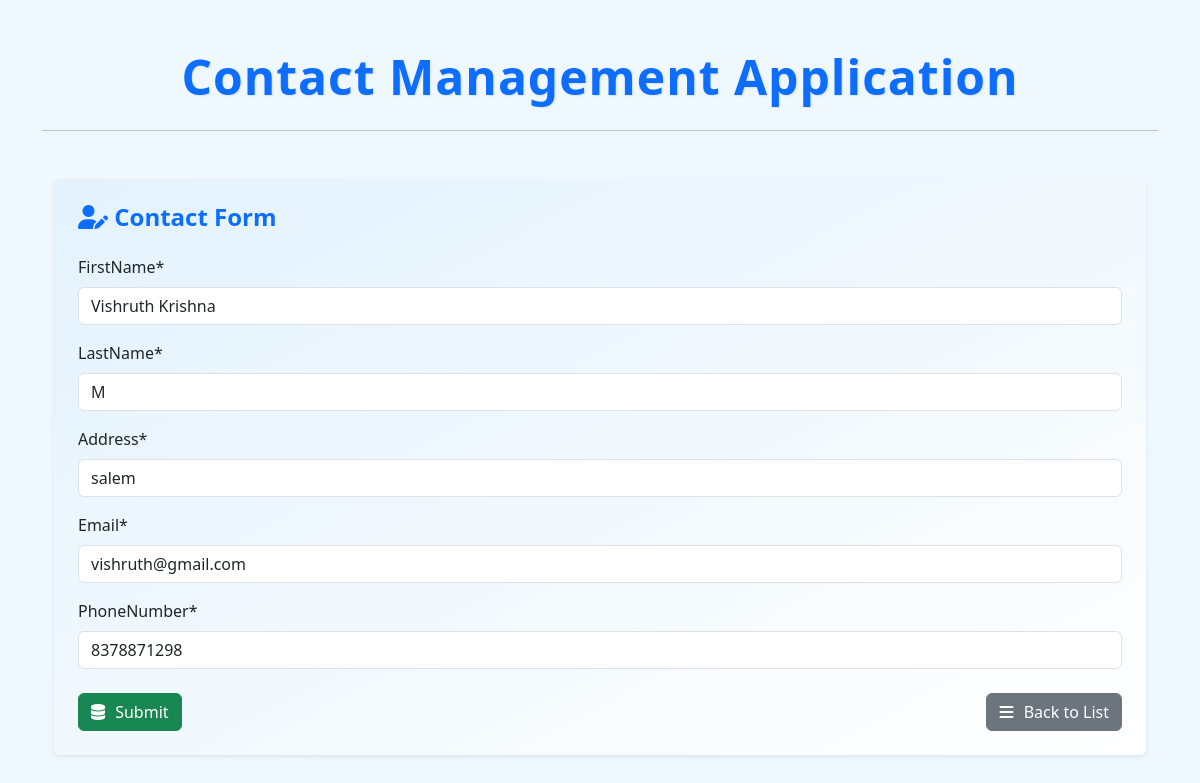
The app's page /contacts/11/ with its own data.
### contacts/models.py (models this page shows, shortened)
class ContactDetails(models.Model):
    ID = models.BigAutoField(primary_key=True)
    FirstName = models.CharField(max_length=200)
    LastName = models.CharField(max_length=200)
    Address = models.CharField(max_length=200)
    Email = models.EmailField(max_length=200, unique=True)
    PhoneNumber = models.CharField(max_length=10, unique=True)
    class Meta:
        unique_together = ('FirstName','LastName')

### contacts/views.py (the view, shortened to what this page needs)
# urls.py: path('',views.contact_form,name='contact_insert'), #get and post req for insert
def contact_form(request, id=0):
    if request.method == "GET":
        if id == 0:
            form = ContactForm()
        else:
            contact = get_object_or_404(ContactDetails, pk=id)
            form = ContactForm(instance=contact)
        return render(request, "contact_details/contact_form.html", {'form': form})

### contacts/forms.py (shortened to what this page needs)
class ContactForm(forms.ModelForm):
    class Meta:
        model = ContactDetails
        fields = '__all__'

### contacts/templates/contact_details/contact_form.html (shortened to what this page needs)
{% extends "contact_details/base.html" %}
{% load crispy_forms_tags %}
{% block content %}
<div class="container mt-5">
  <div class="card-sky shadow-sm p-4 rounded">
    <h4 class="mb-4 text-primary fw-semibold">
      <i class="fas fa-user-edit"></i> Contact Form
    </h4>
    <form method="post" autocomplete="off">
      {{ form|crispy }}
      <div class="row mt-4">
        <div class="col-md-12 d-flex justify-content-between">
          <button type="submit" class="btn btn-success">
            <i class="fas fa-database"></i> Submit
          </button>
          <a href="{% url 'contact_list' %}" class="btn btn-secondary">
            <i class="fas fa-bars"></i> Back to List
          </a>
        </div>
      </div>
    </form>
  </div>
</div>
{% endblock content %}

### contacts/templates/contact_details/base.html (style rules this page uses)
body { background-color: #f1f5f9; }
.form-control { border-radius: 6px; }
.btn i { margin-right: 4px; }
body { background-color: #f0f8ff; font-family: 'Segoe UI', sans-serif; }
.card-sky { background: linear-gradient(to bottom right, #e3f2fd, #ffffff); padding: 24px; border-radius: 12px; box-shadow: 0 4px 12px rgba(0, 0, 0, 0.05); }
.btn i { margin-right: 6px; }

### records on screen
ContactDetails: FirstName "Vishruth Krishna", LastName "M", Address "salem", Email "vishruth@gmail.com", PhoneNumber "8378871298"
